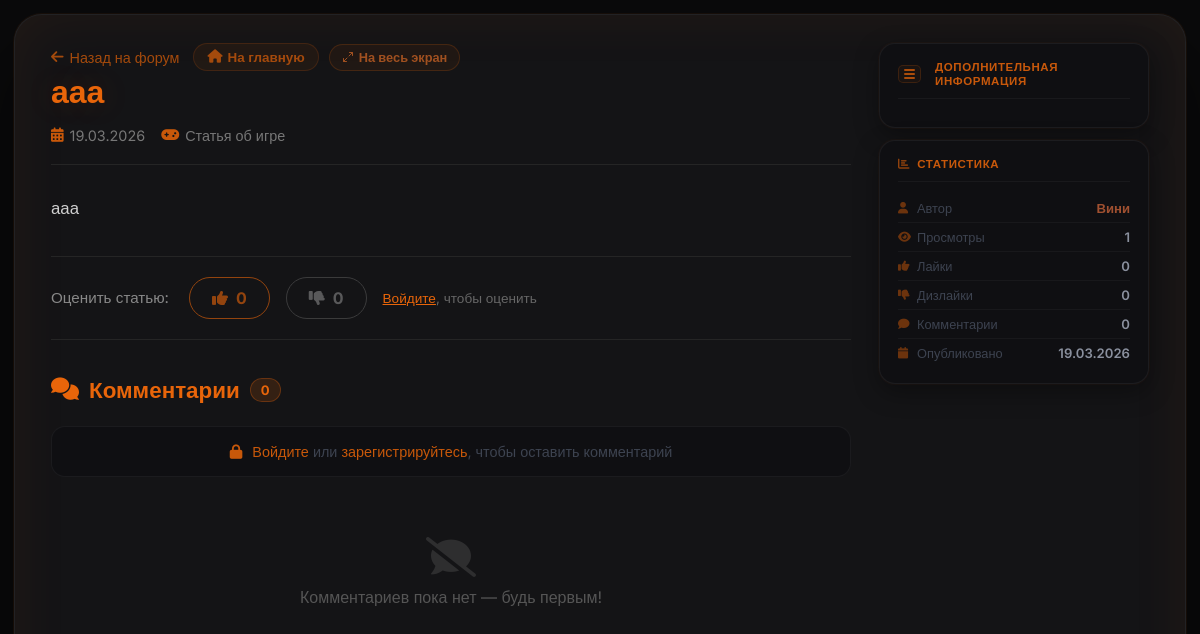
The page /article/8 on the database as committed earlier.
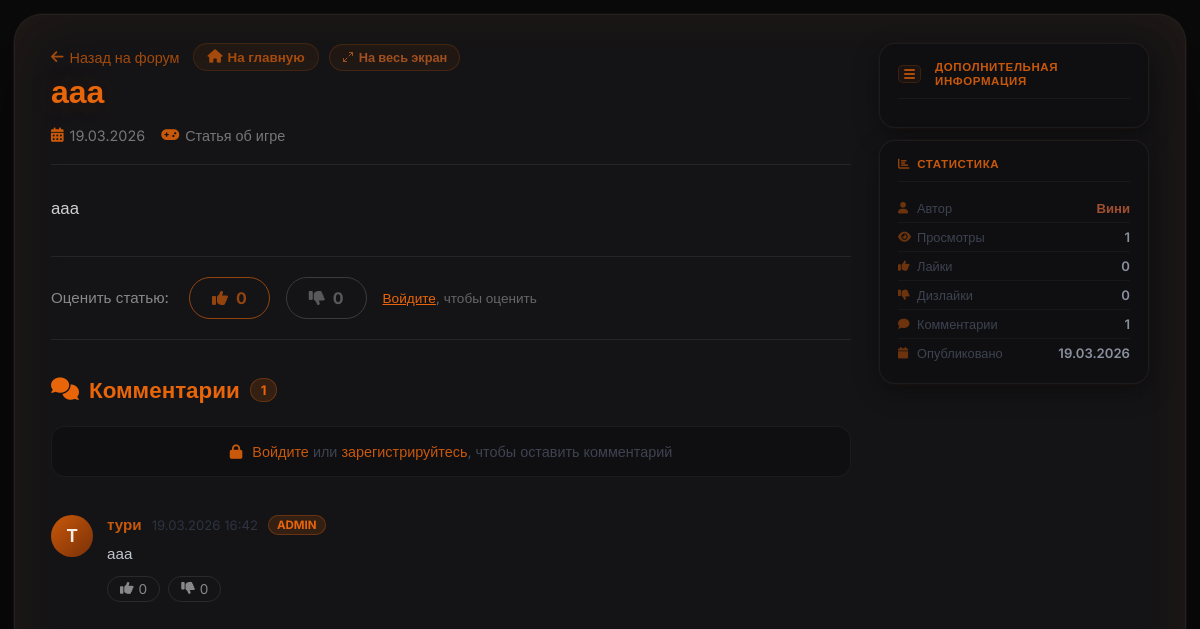
The same page on the database as committed later.
### models.py (models this page shows, shortened)
class Comment(db.Model):
    __tablename__ = 'comments'
    id         = db.Column(db.Integer, primary_key=True)
    content    = db.Column(db.Text, nullable=False)
    created_at = db.Column(db.DateTime, default=datetime.utcnow)
    article_id = db.Column(db.Integer, db.ForeignKey('articles.id'), nullable=False)
    author_id  = db.Column(db.Integer, db.ForeignKey('users.id'),    nullable=False)
    parent_id  = db.Column(db.Integer, db.ForeignKey('comments.id'), nullable=True)
    likes      = db.Column(db.Integer, default=0)
    dislikes   = db.Column(db.Integer, default=0)
    replies    = db.relationship('Comment',
                                 backref=db.backref('parent', remote_side='Comment.id'),
                                 lazy='dynamic',
                                 cascade='all, delete-orphan',
                                 primaryjoin='Comment.parent_id == Comment.id',
                                 order_by='Comment.created_at')
    reactions  = db.relationship('CommentReaction', backref='comment', lazy='dynamic',
                                 cascade='all, delete-orphan')

class User(db.Model, UserMixin):
    __tablename__ = 'users'
    id             = db.Column(db.Integer, primary_key=True)
    username       = db.Column(db.String(80),  unique=True, nullable=False)
    email          = db.Column(db.String(120), unique=True, nullable=False)
    password_hash  = db.Column(db.String(256), nullable=False)
    role           = db.Column(db.Integer, default=0)
    created_at     = db.Column(db.DateTime, default=datetime.utcnow)   # дата регистрации
    last_seen      = db.Column(db.DateTime, default=datetime.utcnow)
    banned_until   = db.Column(db.DateTime, nullable=True)
    ban_reason     = db.Column(db.String(500), nullable=True)
    banned_by_id   = db.Column(db.Integer, db.ForeignKey('users.id'), nullable=True)
    recovery_key   = db.Column(db.String(256), nullable=True)
    avatar         = db.Column(db.String(300), nullable=True)
    terms_agreed   = db.Column(db.Boolean, default=False)
    privacy_agreed = db.Column(db.Boolean, default=False)
    articles       = db.relationship('Article',  backref='author',     lazy='dynamic', foreign_keys='Article.author_id')
    comments       = db.relationship('Comment',  backref='author',     lazy='dynamic', foreign_keys='Comment.author_id')
    votes          = db.relationship('Vote',     backref='user',       lazy='dynamic')
    extra_pages    = db.relationship('ExtraPage', backref='author',    lazy='dynamic', foreign_keys='ExtraPage.author_id')
    comment_reactions = db.relationship('CommentReaction', backref='user', lazy='dynamic')

### app.py (the view)
@app.route('/article/<int:article_id>')
def article(article_id):
    art = Article.query.get_or_404(article_id)
    record_article_view(art)
    comments = Comment.query.filter_by(article_id=article_id, parent_id=None)\
                             .order_by(Comment.created_at.desc()).all()
    user_vote = None
    user_comment_reactions = {}
    if current_user.is_authenticated:
        vote = Vote.query.filter_by(user_id=current_user.id, article_id=article_id).first()
        user_vote = vote.value if vote else None
        reacts = CommentReaction.query.filter_by(user_id=current_user.id).all()
        user_comment_reactions = {r.comment_id: r.value for r in reacts}
    return render_template('article.html', article=art, comments=comments,
                           user_vote=user_vote,
                           user_comment_reactions=user_comment_reactions)

### app.py (called while the page is built)
@app.before_request
def update_last_seen():
    if current_user.is_authenticated:
        current_user.last_seen = datetime.utcnow()
        db.session.commit()

def get_client_ip():
    if request.headers.get('X-Forwarded-For'):
        return request.headers.get('X-Forwarded-For').split(',')[0].strip()
    return request.remote_addr

@app.after_request
def add_security_headers(response):
    response.headers['X-Content-Type-Options'] = 'nosniff'
    response.headers['X-Frame-Options']        = 'DENY'
    response.headers['X-XSS-Protection']       = '1; mode=block'
    response.headers.pop('Server', None)
    response.headers.pop('X-Powered-By', None)
    return response

### models.py (called while the page is built)
    def get_image_url(self):
        if self.image_file:
            return f'/static/uploads/{self.image_file}'
        if self.image:
            return self.image
        return None

### templates/article.html (shortened to what the changed rows need)
{% extends "base.html" %}
{% block body_class %}has-own-fs{% endblock %}
{% block content %}
<div class="article-page-outer">
<div class="article-page-card">
<div class="article-root">
<div class="article-layout">
    <main class="article-main">
        <div class="article-header">
            <h1 class="article-title">{{ article.title }}</h1>
        </div>
        {% set active_drops = article.dropdown_items | selectattr('is_active') | list %}
        <div class="comments-section">
            <div class="comments-title">
                <i class="fas fa-comments"></i>
                Комментарии
                <span class="comments-count">{{ article.comments.count() }}</span>
            </div>
            {% if current_user.is_authenticated %}
            <div class="comment-form">
                <form id="mainCommentForm" method="POST" action="{{ url_for('add_comment', article_id=article.id) }}">
                    <textarea id="mainCommentTextarea" name="content" placeholder="Написать комментарий..." rows="3"></textarea>
                    <div style="display:flex; align-items:center; gap:12px; margin-top:10px;">
                        <button type="submit" id="mainCommentBtn" class="comment-submit">
                            <i class="fas fa-paper-plane"></i> Отправить
                        </button>
                    </div>
                </form>
            </div>
            {% else %}
            <div class="comment-login-prompt">
                <i class="fas fa-lock" style="color:#c8580a; margin-right:6px;"></i>
                <a href="{{ url_for('login') }}">Войдите</a> или
                <a href="{{ url_for('register') }}">зарегистрируйтесь</a>, чтобы оставить комментарий
            </div>
            {% endif %}
            {% if comments %}
                {% for comment in comments %}
                <div class="comment" id="comment-{{ comment.id }}">
                    <a href="{{ url_for('profile', username=comment.author.username) }}" class="comment-avatar comment-avatar-link" title="{{ comment.author.username }}">
                        {% if comment.author.avatar %}
                            <img src="{{ comment.author.avatar }}" alt="{{ comment.author.username }}">
                        {% else %}
                            {{ comment.author.username[0] }}
                        {% endif %}
                    </a>
                    <div class="comment-body">
                        <div class="comment-head">
                            <a href="{{ url_for('profile', username=comment.author.username) }}" class="comment-username">{{ comment.author.username }}</a>
                            <span class="comment-date" data-utc="{{ comment.created_at.strftime('%Y-%m-%dT%H:%M:%S') }}">{{ comment.created_at.strftime('%d.%m.%Y %H:%M') }}</span>
                            {% if comment.author.role >= 4 %}<span class="role-badge admin">ADMIN</span>
                            {% elif comment.author.role >= 3 %}<span class="role-badge mod">MOD</span>
                            {% elif comment.author.role >= 2 %}<span class="role-badge editor">РЕД.</span>
                            {% endif %}
                        </div>
                        <div class="comment-text">{{ comment.content }}</div>
                        <div class="comment-reactions">
                            {% if current_user.is_authenticated %}
                                {% if current_user.id != comment.author_id %}
                                <form method="POST" action="{{ url_for('react_comment', comment_id=comment.id) }}"
                                      class="react-form" style="display:contents;">
                                    <input type="hidden" name="value" value="1">
                                    <button type="submit" class="reaction-btn {% if user_comment_reactions.get(comment.id)==1 %}like-active{% endif %}">
                                        <i class="fas fa-thumbs-up"></i><span class="reaction-count">{{ comment.likes }}</span>
                                    </button>
                                </form>
                                <form method="POST" action="{{ url_for('react_comment', comment_id=comment.id) }}"
                                      class="react-form" style="display:contents;">
                                    <input type="hidden" name="value" value="-1">
                                    <button type="submit" class="reaction-btn {% if user_comment_reactions.get(comment.id)==-1 %}dislike-active{% endif %}">
                                        <i class="fas fa-thumbs-down"></i><span class="reaction-count">{{ comment.dislikes }}</span>
                                    </button>
                                </form>
                                {% else %}
                                <span class="reaction-btn" style="cursor:default;opacity:.4;" title="Нельзя оценивать свой комментарий"><i class="fas fa-thumbs-up"></i><span class="reaction-count">{{ comment.likes }}</span></span>
                                <span class="reaction-btn" style="cursor:default;opacity:.4;" title="Нельзя оценивать свой комментарий"><i class="fas fa-thumbs-down"></i><span class="reaction-count">{{ comment.dislikes }}</span></span>
                                {% endif %}
                                <button class="reply-toggle-btn" onclick="toggleReplyForm('reply-form-{{ comment.id }}', this)">
                                    <i class="fas fa-reply"></i> Ответить
                                </button>
                                {% if current_user.id == comment.author_id or current_user.role >= 2 %}
                                <button type="button" class="reply-toggle-btn comment-del-btn"
                                        data-del-url="{{ url_for('delete_comment', comment_id=comment.id) }}"
                                        style="color:#cc3333; border-color:#551111;">
                                    <i class="fas fa-trash"></i>
                                </button>
                                {% endif %}
                            {% else %}
                                <span class="reaction-btn" style="cursor:default;"><i class="fas fa-thumbs-up"></i> <span>{{ comment.likes }}</span></span>
                                <span class="reaction-btn" style="cursor:default;"><i class="fas fa-thumbs-down"></i> <span>{{ comment.dislikes }}</span></span>
                            {% endif %}
                        </div>
                        {% set reply_count = comment.replies.count() %}
                    </div>
                </div>
                {% endfor %}
            {% else %}
                <div style="text-align:center; padding:40px 0; color:#555;">
                    <i class="fas fa-comment-slash" style="font-size:2.5rem; display:block; margin-bottom:10px; opacity:0.4;"></i>
                    Комментариев пока нет — будь первым!
                </div>
            {% endif %}
        </div>
    </main>
    <aside class="article-sidebar">
                {% set active_drops = article.dropdown_items | selectattr('is_active') | list %}
        <div class="sidebar-card">
            <div>
                <div class="sb-stat">
                    <span class="sb-stat-label"><i class="fas fa-comment"></i> Комментарии</span>
                    <span class="sb-stat-val">{{ article.comments.count() }}</span>
                </div>
            </div>
        </div>
    </aside>
</div>
</div>
</div>
</div>
{% endblock %}

Rows that differ between the two databases and show on the page:
added Comment: author "Т", author.username "тури", created_at "19.03.2026 16:42", content "ааа", likes "0", dislikes "0"
Other text that changed with them:
{{ article.comments.count() }}: "0" → "1"
text no longer shown: "Комментариев пока нет — будь первым!"
